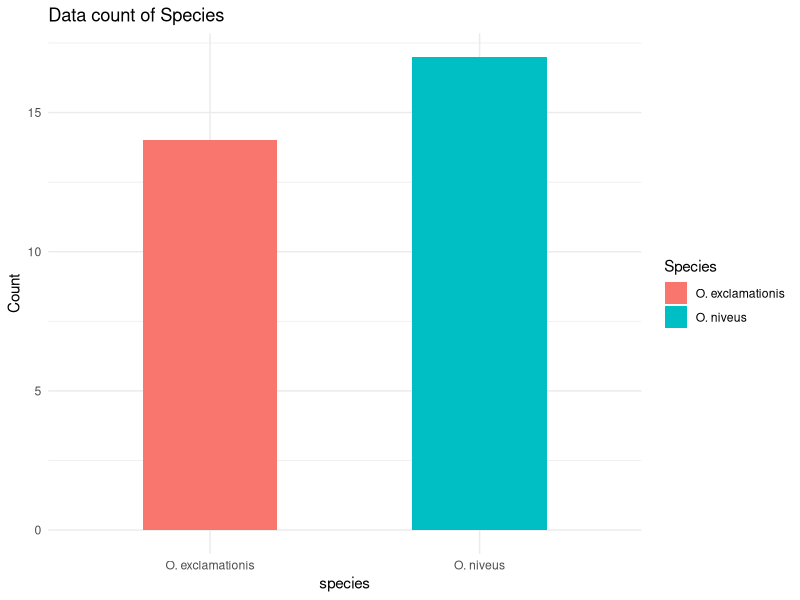
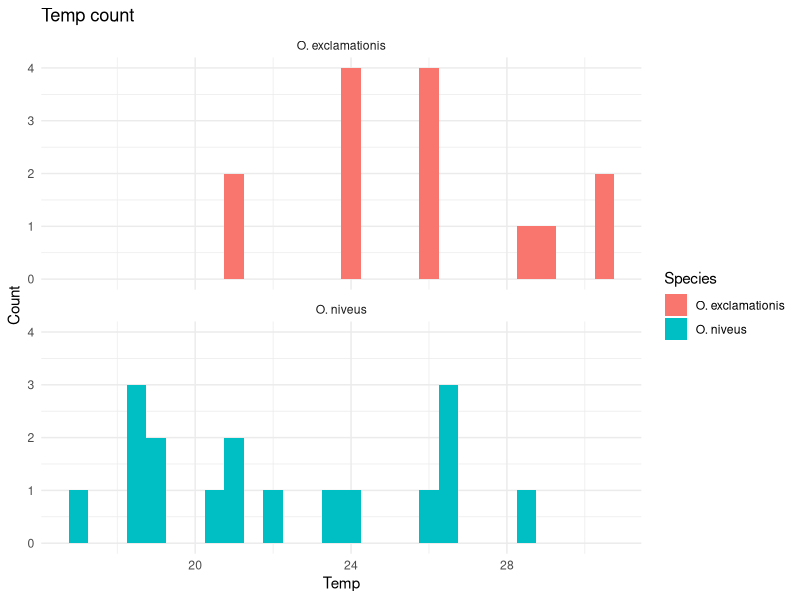
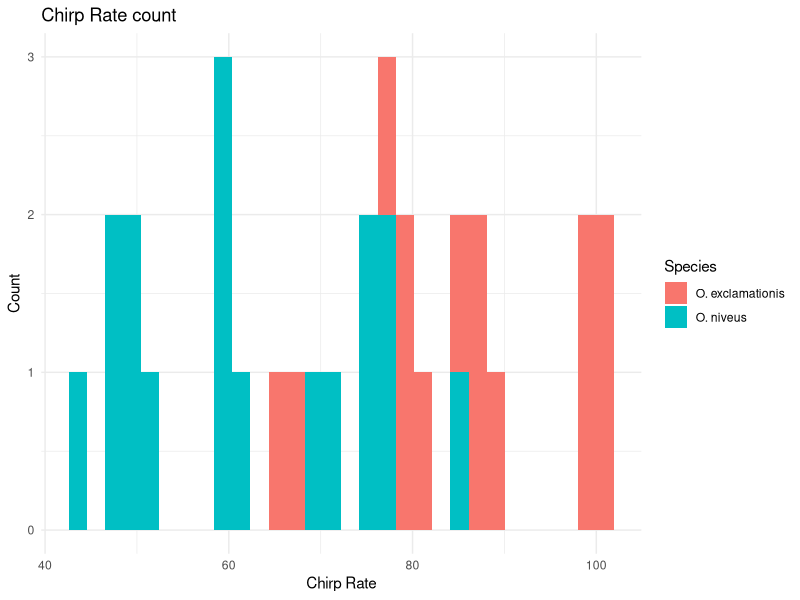
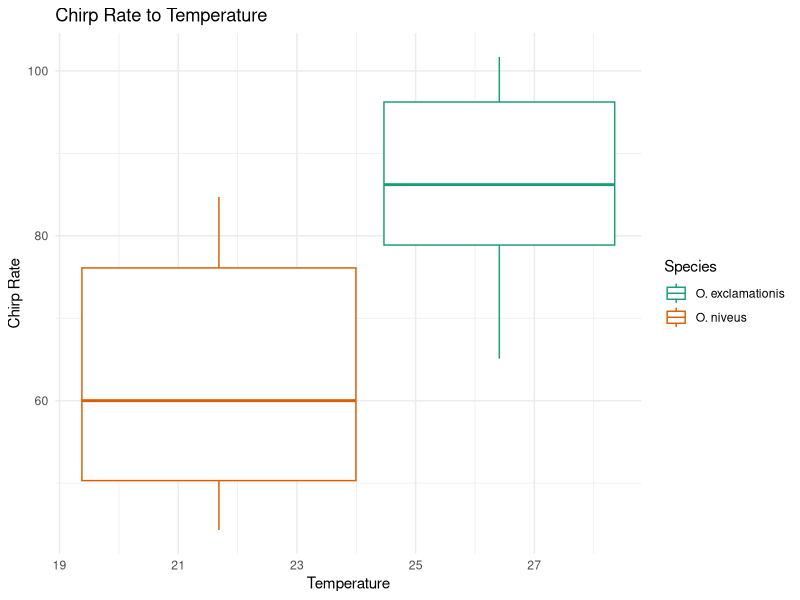
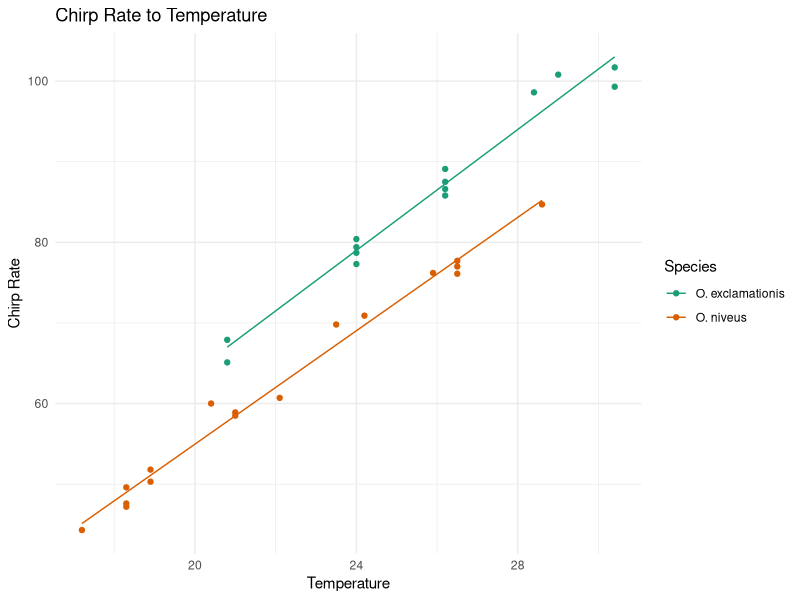

Write R code to recreate these figures, in order.
## ---- chunk 1
knitr::opts_chunk$set(echo = TRUE)
library(tidyverse)
library(modeldata)
## ---- chunk 2
glimpse(crickets)
## ---- chunk 3
ggplot(crickets, aes(x=species, fill=species))+
  geom_bar(width = 0.5)+
  labs(
    x = "species",
    y = "Count",
    title = "Data count of Species",
    fill = "Species",
  )+
  scale_color_brewer(palette="Dark2")+
  theme_minimal()
## ---- chunk 4
ggplot(crickets, aes(x=temp, fill=species))+
  geom_histogram(binwidth  = 0.5)+
  labs(
    x = "Temp",
    y = "Count",
    title = "Temp count",
    fill = "Species",
  )+
  facet_wrap(~species, ncol=1)+
  scale_color_brewer(palette="Dark2")+
  theme_minimal()

ggplot(crickets, aes(x=rate, fill=species))+
  geom_histogram()+
  labs(
    x = "Chirp Rate",
    y = "Count",
    title = "Chirp Rate count",
    fill = "Species",
  )+
  scale_color_brewer(palette="Dark2")+
  theme_minimal()
## ---- chunk 5
ggplot(crickets, aes(x=temp, y=rate, color=species)) +
  geom_boxplot() +
  labs(
    x = "Temperature",
    y = "Chirp Rate",
    title = "Chirp Rate to Temperature",
    color = "Species"
  )+
  scale_color_brewer(palette="Dark2")+
  theme_minimal()
## ---- chunk 6
ggplot(crickets, aes(x=temp, y=rate, color=species))+
  geom_point(size = 1.5, alpha = 1, shape = "circle")+
  geom_smooth(method = "lm", se = FALSE, linewidth = 0.5)+
  labs(
    x = "Temperature",
    y = "Chirp Rate",
    title = "Chirp Rate to Temperature",
    color = "Species"
  )+
  scale_color_brewer(palette="Dark2")+
  theme_minimal()
